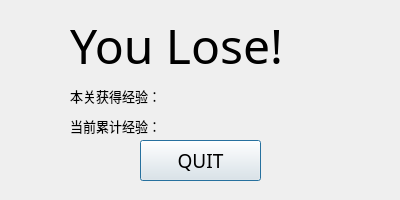
<?xml version="1.0" encoding="UTF-8"?>
<ui version="4.0">
 <class>Dialog2</class>
 <widget class="QDialog" name="Dialog2">
  <property name="geometry">
   <rect>
    <x>0</x>
    <y>0</y>
    <width>400</width>
    <height>200</height>
   </rect>
  </property>
  <property name="windowTitle">
   <string>Dialog</string>
  </property>
  <widget class="QPushButton" name="quit">
   <property name="geometry">
    <rect>
     <x>140</x>
     <y>140</y>
     <width>121</width>
     <height>41</height>
    </rect>
   </property>
   <property name="font">
    <font>
     <family>方正像素24</family>
     <pointsize>14</pointsize>
    </font>
   </property>
   <property name="text">
    <string>QUIT</string>
   </property>
  </widget>
  <widget class="QLabel" name="label">
   <property name="geometry">
    <rect>
     <x>70</x>
     <y>-10</y>
     <width>281</width>
     <height>111</height>
    </rect>
   </property>
   <property name="font">
    <font>
     <family>方正像素24</family>
     <pointsize>36</pointsize>
    </font>
   </property>
   <property name="text">
    <string>You Lose!</string>
   </property>
  </widget>
  <widget class="QLabel" name="label_2">
   <property name="geometry">
    <rect>
     <x>70</x>
     <y>80</y>
     <width>121</width>
     <height>31</height>
    </rect>
   </property>
   <property name="font">
    <font>
     <family>方正像素24</family>
     <pointsize>10</pointsize>
    </font>
   </property>
   <property name="text">
    <string>本关获得经验：</string>
   </property>
  </widget>
  <widget class="QLabel" name="label_3">
   <property name="geometry">
    <rect>
     <x>70</x>
     <y>110</y>
     <width>121</width>
     <height>31</height>
    </rect>
   </property>
   <property name="font">
    <font>
     <family>方正像素24</family>
     <pointsize>10</pointsize>
    </font>
   </property>
   <property name="text">
    <string>当前累计经验：</string>
   </property>
  </widget>
  <widget class="QLabel" name="acexp">
   <property name="geometry">
    <rect>
     <x>190</x>
     <y>110</y>
     <width>121</width>
     <height>31</height>
    </rect>
   </property>
   <property name="font">
    <font>
     <family>方正像素24</family>
     <pointsize>10</pointsize>
    </font>
   </property>
   <property name="text">
    <string/>
   </property>
  </widget>
  <widget class="QLabel" name="exp">
   <property name="geometry">
    <rect>
     <x>190</x>
     <y>80</y>
     <width>121</width>
     <height>31</height>
    </rect>
   </property>
   <property name="font">
    <font>
     <family>方正像素24</family>
     <pointsize>10</pointsize>
    </font>
   </property>
   <property name="text">
    <string/>
   </property>
  </widget>
 </widget>
 <resources/>
 <connections/>
</ui>
